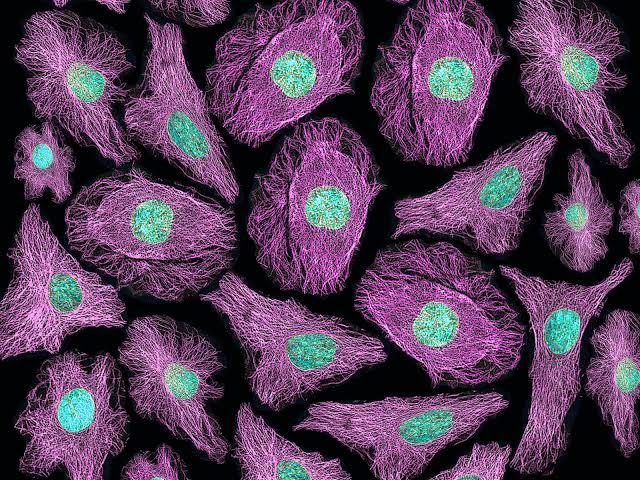
#> input picture livel_cell.jpg, 640 x 480 px
$ python pruebaflor.py
#> lines starting #> are read from the running program, lines starting #| are printed output that depends on the picture; after the words box and inside, x2 and y2 are one past the last pixel; in counts of white or black regions, pixels touching at a corner belong together
# -*- coding: utf-8 -*-
"""
Created on Sat Jun 19 22:46:26 2021

@author: ivan
"""

from __future__ import print_function
import sys
PY3 = sys.version_info[0] == 3

if PY3:
    xrange = range

import numpy as np
import cv2 as cv
import matplotlib.pyplot as plt

shape=cv.MORPH_RECT#  MORPH_RECT  MORPH_ELLIPSE  MORPH_CROSS
ksize=(5,5)
kernel=cv.getStructuringElement(shape,ksize)#ancla en centro por defecto.


imagen = 'livel_cell.jpg'
imag = cv.imread(imagen,1)
#> imag is the input picture: shape (480, 640, 3); mean B, G, R 89, 61.4, 87.3

if imag is None:
    print("error en imagen")
    exit()


imb, img, imr = cv.split(imag)
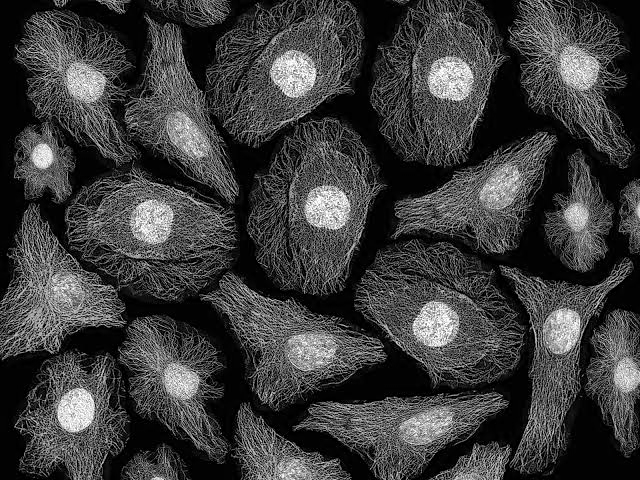
#> img: shape (480, 640); min 0, max 255, mean 61.4
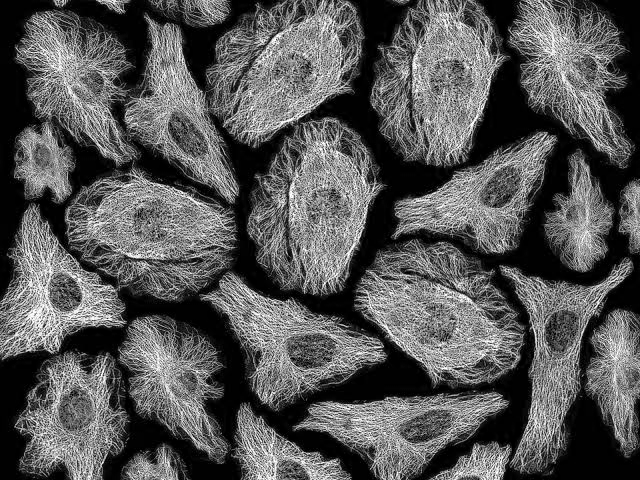
#> imr: shape (480, 640); min 0, max 255, mean 87.3

closing = cv.morphologyEx(img, cv.MORPH_CLOSE, kernel)
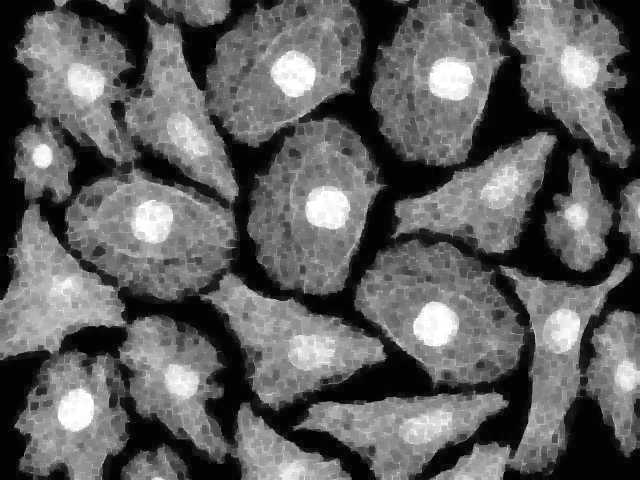
#> closing: shape (480, 640); min 1, max 255, mean 96.9

plt.imshow(closing)
plt.show()

def Umbral_super_lento_pero_facil_de_entender(T1, T2, image):
#> called with T1 = 200, T2 = 255
    h = image.shape[0]
#> h = 480
    w = image.shape[1]
#> w = 640
    for y in range(0, h):
        for x in range(0, w):
            # threshold
            image[y, x] = 255 if (image[y, x] >= T1 and image[y,x] <= T2) else 0
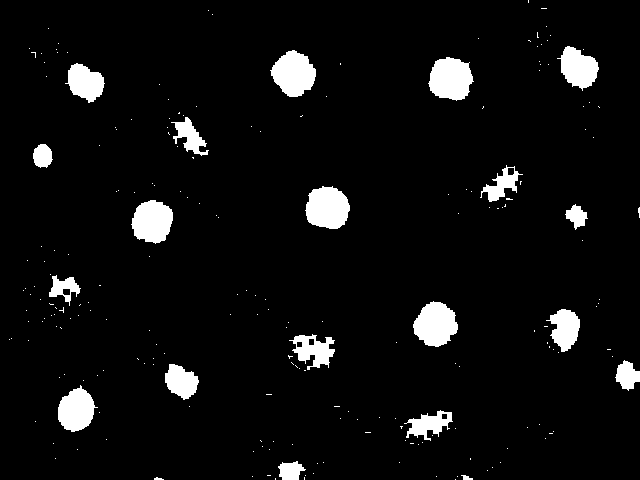
#> image: shape (480, 640); 5.7% white; 219 white regions (198 under 20 px), largest, box (x1, y1, x2, y2) and area: (305, 186, 350, 229) 1494, (428, 57, 474, 101) 1487, (270, 50, 316, 97) 1477
    return image

umbral = Umbral_super_lento_pero_facil_de_entender(200, 255, closing)

plt.imshow(umbral)
plt.show()


erosion = cv.erode(imag,kernel,iterations = 1)
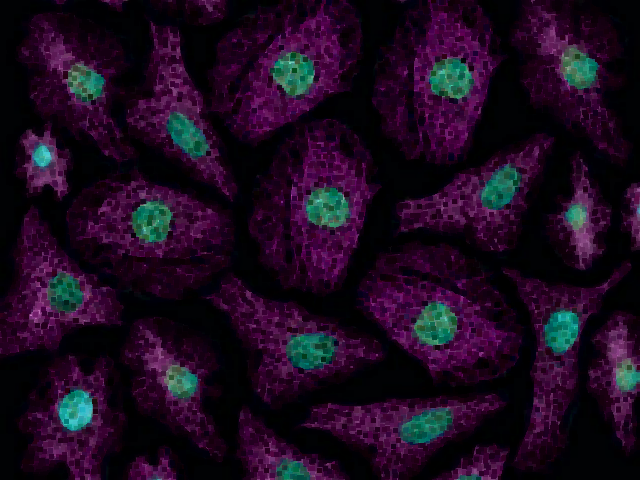
#> erosion: shape (480, 640, 3); mean B, G, R 31.8, 11.3, 29.2

dilation = cv.dilate(umbral,kernel,iterations = 1)
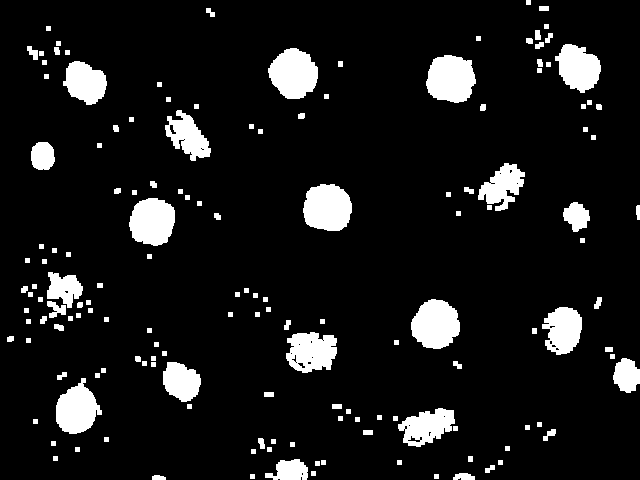
#> dilation: shape (480, 640); 9.6% white; 153 white regions


#cv2.imshow("erosion",erosion)

#cv2.imshow("Original",imag)

cv.imshow("dilation",dilation)

#cv2.imshow("opening",opening)

cv.imshow("closing",closing)


cv.waitKey(0)

cv.destroyAllWindows()
cv.waitKey(1)#bug en opencv en linux y mac que no deja cerrar las ventanas.  https://github.com/opencv/opencv/issues/7479
cv.waitKey(1)
cv.waitKey(1)


h, w = dilation.shape[:2]
#> h = 480; w = 640

contours0, hierarchy = cv.findContours( dilation.copy(), cv.RETR_TREE, cv.CHAIN_APPROX_SIMPLE)
#> contours0 = 182 contours, 118 with area under 20; largest, box (x1, y1, x2, y2) and area: (426, 55, 476, 103) 1794, (303, 184, 352, 231) 1794, (268, 48, 318, 99) 1786, (411, 299, 460, 349) 1768, (129, 198, 175, 246) 1665
contours = [cv.approxPolyDP(cnt, 3, True) for cnt in contours0]
#> contours = 182 contours, 128 with area under 20; largest, box (x1, y1, x2, y2) and area: (426, 55, 476, 101) 1790, (268, 48, 318, 99) 1757, (412, 299, 459, 349) 1749, (303, 184, 352, 231) 1714, (129, 198, 175, 246) 1634

def update(levels):
#> called with levels = 3
    vis = np.zeros((h, w, 3), np.uint8)
    levels = levels - 3
    cv.drawContours( vis, contours, (-1, 2)[levels <= 0], (128,255,255),
        3, cv.LINE_AA, hierarchy, abs(levels) )
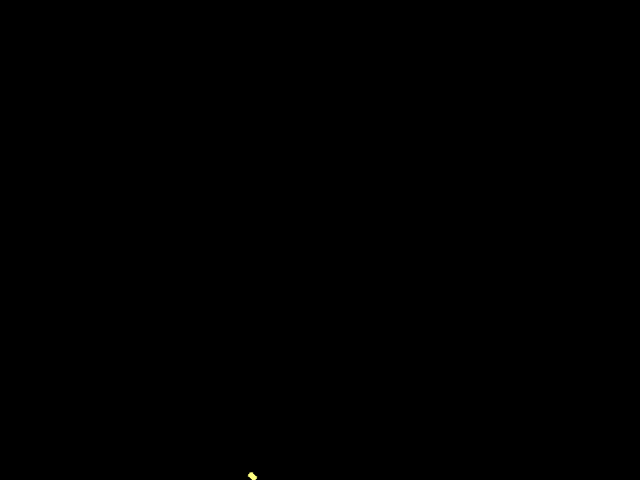
#> vis: shape (480, 640, 3); mean of channels 0, 1, 2 0, 0, 0; drawn as B, G, R
    cv.imshow('contours', vis)
update(3)
cv.createTrackbar( "levels+3", "contours", 3, 7, update )
cv.imshow('image', img)
cv.waitKey()
cv.destroyAllWindows()

print(1)
